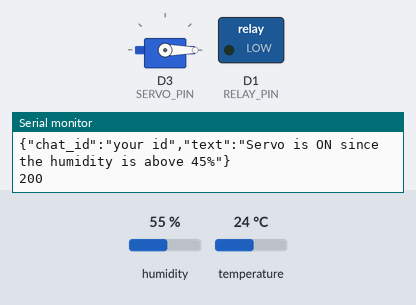
Bench run of a sketch on a simulated ESP8266 (NodeMCU). On the bench: servo, switched loads named in the sketch (green lamp = pin HIGH), the last lines printed to the serial monitor. The inputs (shaded band) are chosen by the test bench; at power-on: humidity 55 %, temperature 24 °C. WiFi joins after 1.5 s; servers stay silent unless stated; web services answer with replies made up by the test bench.

Above: at 3.2 s.
3.3 s: humidity set to 47 %
6.8 s: humidity set to 44 %
At 8.0 s:
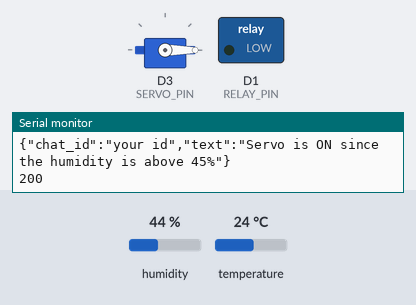
10.9 s: humidity set to 68 %
At 11.45 s:
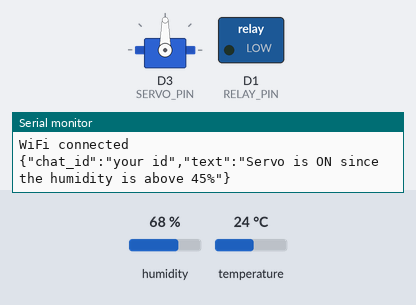
17.4 s: humidity set to 22 %
At 18.4 s:
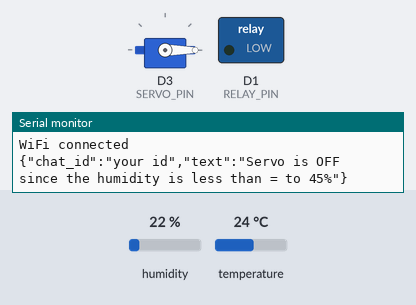
Timing chart, 0 to 20.4 s (numbered marks = the images above; inputs shaded):
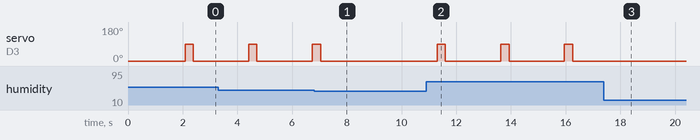

The sketch:

WSN_final.ino
```cpp
#define BLYNK_TEMPLATE_ID "TMPL3ZQ5GgAVg"
#define BLYNK_TEMPLATE_NAME "Test1"
#define BLYNK_AUTH_TOKEN "VNf-R8rrj1l5WAa2JlW1-M2Rck5kvcS4"

#include <ESP8266WiFi.h>
#include <BlynkSimpleEsp8266.h>
#include <DHT.h>
#include <Servo.h>
#include <ESP8266HTTPClient.h>
#include <WiFiClientSecureBearSSL.h>
#include <ESP8266WiFiMulti.h>

// WiFi credentials
char ssid[] = "Crystal";
char pass[] = "yashyash11";

// Blynk Auth Token
char auth[] = BLYNK_AUTH_TOKEN;

// Telegram bot settings
String url = "https://api.telegram.org/ your bot ";
String chatId = "your id";

// DHT sensor settings
#define DHTPIN D4
#define DHTTYPE DHT11
DHT dht(DHTPIN, DHTTYPE);

// Servo Motor settings
#define SERVO_PIN D3
Servo servoMotor;

// Relay Module settings
#define RELAY_PIN D1

// Virtual pins for Blynk
#define TEMP_HUMIDITY_PIN V0
#define LIGHT_BULB_PIN V1

// Function declaration
void sendTelegramMessage(String message);

void setup() {
  Serial.begin(115200);
  servoMotor.write(0);
  Blynk.begin(auth, ssid, pass);

  dht.begin();
  servoMotor.attach(SERVO_PIN);
  pinMode(RELAY_PIN, OUTPUT);
  sendTelegramMessage("Hey there ! We are connected to Wifi");
  // Initialize relay pin
  digitalWrite(RELAY_PIN, LOW); // Relay OFF

}

void loop() {
  Blynk.run();
  readTemperatureHumidity();
}

void readTemperatureHumidity() {
  float humidity = dht.readHumidity();
  float temperature = dht.readTemperature();

  if (isnan(humidity) || isnan(temperature)) {
    Serial.println("Failed to read from DHT sensor!");
    return;
  }

  Serial.print("Temperature: ");
  Serial.print(temperature);
  Serial.println("°C");
  Serial.print("Humidity: ");
  Serial.print(humidity);
  Serial.println("%");
  Serial.println();

  Blynk.virtualWrite(V6, temperature);
  Blynk.virtualWrite(V5, humidity); // Offset for humidity

  // Control Servo Motor based on humidity
  if (humidity > 45)
  {
    servoMotor.write(90);
    sendTelegramMessage("Servo is ON since the humidity is above 45%"); // Send Telegram message
    // delay(2000);
    servoMotor.write(0);
    delay(2000);
  }
   else {
      servoMotor.write(0);
          sendTelegramMessage("Servo is OFF since the humidity is less than = to 45%"); // Send Telegram message

  }
}

// Blynk virtual pin handler for controlling the bulb
BLYNK_WRITE(LIGHT_BULB_PIN) {
  int state = param.asInt();
  if (state == 1) {
    digitalWrite(RELAY_PIN, HIGH);
    sendTelegramMessage("Bulb has been turned ON"); // Send Telegram message
 // Turn ON relay to light up the bulb
  } else {
    digitalWrite(RELAY_PIN, LOW); // Turn OFF relay
    sendTelegramMessage("Bulb has been turned OFF"); // Send Telegram message
  }
}

void connectWiFi()
{
  // Connect to Wi-Fi
  Serial.begin(9600);
  delay(10);

  // Connect to Wi-Fi
  Serial.println();
  Serial.print("Connecting to ");
  Serial.println(ssid);
  WiFi.begin(ssid, pass);

  while (WiFi.status() != WL_CONNECTED) {
    delay(500);
    Serial.print(".");
  }

  Serial.println("");
  Serial.println("WiFi connected");

}


  WiFiClientSecure client;

void sendTelegramMessage(String message) {
  connectWiFi();
  std::unique_ptr<BearSSL::WiFiClientSecure> client(new BearSSL::WiFiClientSecure);
  client->setInsecure();
  HTTPClient https;

  https.begin(*client, url);
  https.addHeader("Content-Type", "application/json");
  String payload = "{\"chat_id\":\"";
  payload += chatId;
  payload += "\",\"text\":\"";
  payload += message;
  payload += "\"}";

  Serial.println(payload);
  int httpStatus = https.POST(payload);

  Serial.println(httpStatus);
  https.end();

}
```

Measured:
- the behaviour switches between 46 and 45 % on humidity (found by bisection; images 0 and 1)
- after the input at 6.8 s, servo on D3 (SERVO_PIN): goes on until 7.0 s, then stays 0°
- after the input at 10.9 s, servo on D3 (SERVO_PIN): alternates 90° for 0.30 s and 0° for 2.0 s, starting after 0.41 s
- after the input at 17.4 s, servo on D3 (SERVO_PIN): stops changing and stays 0°
